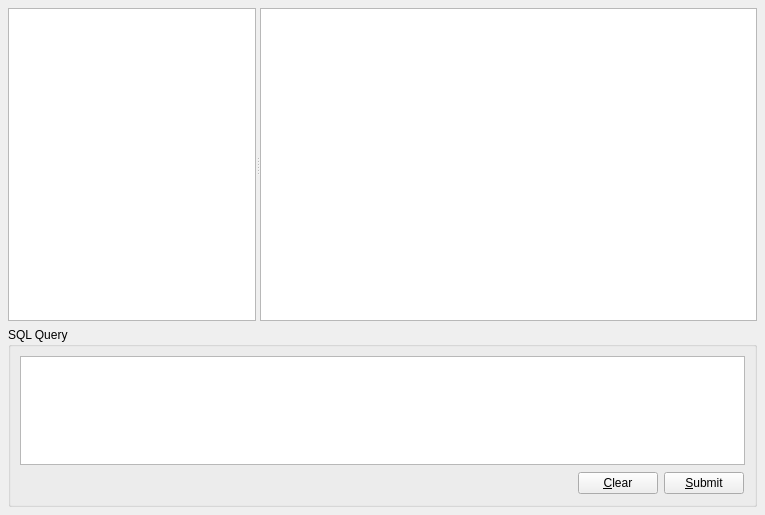
<ui version="4.0" >
  <author></author>
  <comment></comment>
  <exportmacro></exportmacro>
  <class>Browser</class>
  <widget class="QWidget" name="Browser" >
   <property name="geometry" >
    <rect>
     <x>0</x>
     <y>0</y>
     <width>765</width>
     <height>515</height>
    </rect>
   </property>
   <property name="windowTitle" >
    <string>Qt SQL Browser</string>
   </property>
   <layout class="QVBoxLayout" >
    <property name="margin" >
     <number>8</number>
    </property>
    <property name="spacing" >
     <number>6</number>
    </property>
    <item>
     <widget class="QSplitter" name="splitter_2" >
      <property name="sizePolicy" >
       <sizepolicy>
        <hsizetype>7</hsizetype>
        <vsizetype>7</vsizetype>
        <horstretch>0</horstretch>
        <verstretch>0</verstretch>
       </sizepolicy>
      </property>
      <property name="orientation" >
       <enum>Qt::Horizontal</enum>
      </property>
      <widget class="ConnectionWidget" name="connectionWidget" >
       <property name="sizePolicy" >
        <sizepolicy>
         <hsizetype>13</hsizetype>
         <vsizetype>7</vsizetype>
         <horstretch>1</horstretch>
         <verstretch>0</verstretch>
        </sizepolicy>
       </property>
      </widget>
      <widget class="QTableView" name="table" >
       <property name="sizePolicy" >
        <sizepolicy>
         <hsizetype>7</hsizetype>
         <vsizetype>7</vsizetype>
         <horstretch>2</horstretch>
         <verstretch>0</verstretch>
        </sizepolicy>
       </property>
       <property name="contextMenuPolicy" >
        <enum>Qt::ActionsContextMenu</enum>
       </property>
       <property name="selectionBehavior" >
        <enum>QAbstractItemView::SelectRows</enum>
       </property>
      </widget>
     </widget>
    </item>
    <item>
     <widget class="QGroupBox" name="groupBox" >
      <property name="sizePolicy" >
       <sizepolicy>
        <hsizetype>5</hsizetype>
        <vsizetype>3</vsizetype>
        <horstretch>0</horstretch>
        <verstretch>0</verstretch>
       </sizepolicy>
      </property>
      <property name="maximumSize" >
       <size>
        <width>16777215</width>
        <height>180</height>
       </size>
      </property>
      <property name="title" >
       <string>SQL Query</string>
      </property>
      <layout class="QVBoxLayout" >
       <property name="margin" >
        <number>9</number>
       </property>
       <property name="spacing" >
        <number>6</number>
       </property>
       <item>
        <widget class="QTextEdit" name="sqlEdit" >
         <property name="sizePolicy" >
          <sizepolicy>
           <hsizetype>7</hsizetype>
           <vsizetype>3</vsizetype>
           <horstretch>0</horstretch>
           <verstretch>0</verstretch>
          </sizepolicy>
         </property>
         <property name="minimumSize" >
          <size>
           <width>0</width>
           <height>18</height>
          </size>
         </property>
         <property name="baseSize" >
          <size>
           <width>0</width>
           <height>120</height>
          </size>
         </property>
        </widget>
       </item>
       <item>
        <layout class="QHBoxLayout" >
         <property name="margin" >
          <number>1</number>
         </property>
         <property name="spacing" >
          <number>6</number>
         </property>
         <item>
          <spacer>
           <property name="orientation" >
            <enum>Qt::Horizontal</enum>
           </property>
           <property name="sizeHint" >
            <size>
             <width>40</width>
             <height>20</height>
            </size>
           </property>
          </spacer>
         </item>
         <item>
          <widget class="QPushButton" name="clearButton" >
           <property name="text" >
            <string>&amp;Clear</string>
           </property>
          </widget>
         </item>
         <item>
          <widget class="QPushButton" name="submitButton" >
           <property name="text" >
            <string>&amp;Submit</string>
           </property>
          </widget>
         </item>
        </layout>
       </item>
      </layout>
     </widget>
    </item>
   </layout>
   <action name="insertRowAction" >
    <property name="enabled" >
     <bool>false</bool>
    </property>
    <property name="text" >
     <string>&amp;Insert Row</string>
    </property>
    <property name="statusTip" >
     <string>Inserts a new Row</string>
    </property>
   </action>
   <action name="deleteRowAction" >
    <property name="enabled" >
     <bool>false</bool>
    </property>
    <property name="text" >
     <string>&amp;Delete Row</string>
    </property>
    <property name="statusTip" >
     <string>Deletes the current Row</string>
    </property>
   </action>
  </widget>
  <pixmapfunction></pixmapfunction>
  <customwidgets>
   <customwidget>
    <class>ConnectionWidget</class>
    <extends>QTreeView</extends>
    <header>connectionwidget.h</header>
    <container>0</container>
    <pixmap></pixmap>
   </customwidget>
  </customwidgets>
  <tabstops>
   <tabstop>sqlEdit</tabstop>
   <tabstop>clearButton</tabstop>
   <tabstop>submitButton</tabstop>
   <tabstop>connectionWidget</tabstop>
   <tabstop>table</tabstop>
  </tabstops>
  <resources/>
  <connections/>
 </ui>
